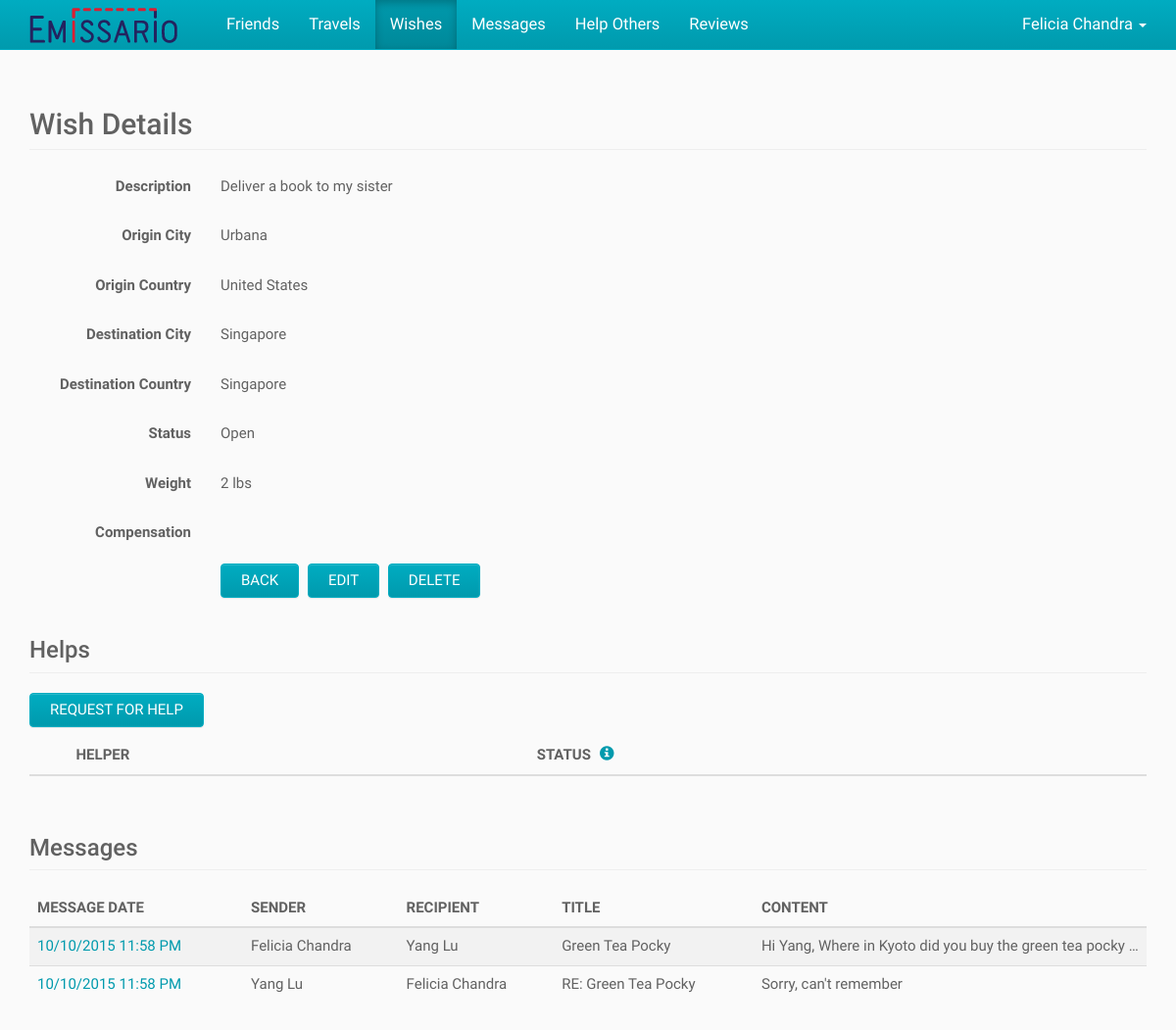
The app's page /index.php/wishes/view/1 (signed in) with its own data.
### tables this page shows
CREATE TABLE IF NOT EXISTS User (
	ID BIGINT NOT NULL AUTO_INCREMENT,
    First_Name VARCHAR(100) NOT NULL,
    Last_Name VARCHAR(100) NULL,
    Email VARCHAR(100) NOT NULL UNIQUE,
    `Password` CHAR(255) NOT NULL,
    City VARCHAR(100) NULL,
    State VARCHAR(100) NULL,
    Country VARCHAR(2) NULL,
    Phone VARCHAR(100) NULL,
    Created_On DATETIME NULL,
    Modified_On DATETIME NULL,
    PRIMARY KEY (ID)
);

CREATE TABLE IF NOT EXISTS Wish (
	ID BIGINT NOT NULL AUTO_INCREMENT,
    User_ID BIGINT NOT NULL,
    Description VARCHAR(1000) NOT NULL,
    Image BLOB NULL,
    Weight VARCHAR(50) NULL,
    Destination_City VARCHAR(100) NULL,
    Destination_Country VARCHAR(2) NULL,
    Max_Date DATE NULL,
    Compensation VARCHAR(100) NULL,
    Created_On DATETIME NULL,
    Modified_On DATETIME NULL,
    PRIMARY KEY (ID),
    FOREIGN KEY (User_ID) REFERENCES User (ID)
);

CREATE TABLE IF NOT EXISTS Country (
	Country_Code VARCHAR(2) NOT NULL,
    Country_Name VARCHAR(100) NOT NULL,
    Created_On DATETIME NULL,
    Modified_On DATETIME NULL,
    PRIMARY KEY (Country_Code)
);

CREATE TABLE IF NOT EXISTS Message (
	ID BIGINT NOT NULL AUTO_INCREMENT,
    Sender_ID BIGINT NOT NULL,
    Recipient_ID BIGINT NOT NULL,
    Title VARCHAR(255) NULL,
    Content VARCHAR(10000) NOT NULL,
    Unread BIT NOT NULL DEFAULT 1,
    Wish_ID BIGINT NULL,
    Created_On DATETIME NULL,
    Modified_On DATETIME NULL,
    PRIMARY KEY (ID),
    FOREIGN KEY (Sender_ID) REFERENCES User (ID),
    FOREIGN KEY (Recipient_ID) REFERENCES User (ID),
    FOREIGN KEY (Wish_ID) REFERENCES Wish (ID)
);

### application/controllers/wishes.php (called while the page is built, shortened)
<?php
class Wishes
{
	public function view($wishID)
	{
		$userID = $GLOBALS["beans"]->siteHelper->getSession("userID");
		$wish = $GLOBALS["beans"]->wishService->getWish($wishID, $userID);
		$messages = $GLOBALS["beans"]->messageService->getMessagesForWish($wishID, $userID);
		require APP . 'views/_templates/header.php';
		require APP . 'views/wishes/view.php';
		require APP . 'views/_templates/footer.php';
	}
}

### index.php (called while the page is built, shortened)
<?php
$app = new Application();

### application/core/service.php (called while the page is built)
<?php
class Service
{
	function __construct($model)
	{
		$this->model = $model;
	}
}

### application/core/model.php (called while the page is built)
<?php
class Model
{
	function __construct($db)
	{
		$this->db = $db;
	}
}

### application/models/userModel.php (called while the page is built, shortened)
<?php
class UserModel extends Model
{
	public function getUser($userID)
	{
		$sql = "SELECT User.*, Country.Country_Name, State.State_Name
				FROM User
				LEFT JOIN Country ON Country.Country_Code = User.Country
				LEFT JOIN State ON State.State_Code = User.State
				WHERE User.ID = :user_id";
		$parameters = array(":user_id" => $userID);
		return $GLOBALS["beans"]->queryHelper->getSingleRowObject($this->db, $sql, $parameters);
	}
}

### application/helpers/queryHelper.php (called while the page is built, shortened)
<?php
class QueryHelper
{
	public function getSingleRowObject($db, $sql, $parameters) {
		$query = $db->prepare($sql);
		$query->execute($parameters);
		$result = $query->fetch();
		return $result;
	}
}

### application/services/userService.php (called while the page is built, shortened)
<?php
class UserService extends Service
{
	public function getUser($userID)
	{
		return $this->model->getUser($userID);
	}
}

### application/models/wishModel.php (called while the page is built, shortened)
<?php
class WishModel extends Model
{
	public function getWish($wishID, $userID = "", $wishStatus = "")
	{
		$sql = "SELECT Wish.*,
					Orig_Country.Country_Name AS Origin_Country_Name,
					Dest_Country.Country_Name AS Destination_Country_Name
				FROM Wish
				LEFT JOIN Country Orig_Country ON Orig_Country.Country_Code = Wish.Origin_Country
				LEFT JOIN Country Dest_Country ON Dest_Country.Country_Code = Wish.Destination_Country
				WHERE Wish.ID = :wish_id";
		if (is_numeric($userID)) {
			$sql .= " AND Wish.User_ID = :user_id";
		}
		$parameters = array(':wish_id' => $wishID);
		if (is_numeric($userID)) {
			$parameters[":user_id"] = $userID;
		}
		return $GLOBALS["beans"]->queryHelper->getSingleRowObject($this->db, $sql, $parameters);
	}
}

### application/services/wishService.php (called while the page is built, shortened)
<?php
class WishService extends Service
{
	public function getWish($wishID, $userID = "", $wishStatus = "")
	{
		return $this->model->getWish($wishID, $userID, $wishStatus);
	}
}

### application/models/messageModel.php (called while the page is built, shortened)
<?php
class MessageModel extends Model
{
	public function getMessagesForWish($wishID, $userID = "")
	{
		$sql = "SELECT Message.*,
					Sender.First_name AS Sender_First_Name,
					Sender.Last_name AS Sender_Last_Name,
					Recipient.First_Name AS Recipient_First_Name,
					Recipient.Last_Name AS Recipient_Last_Name,
					DATE_FORMAT(Message.Created_On, '%m/%d/%Y %h:%i %p') AS Formatted_Created_On
				FROM Message
				INNER JOIN Wish ON Wish.ID = Message.Wish_ID
				INNER JOIN User Sender ON Sender.ID = Message.Sender_ID
				INNER JOIN User Recipient ON Recipient.ID = Message.Recipient_ID
				WHERE Message.Wish_ID = :wish_id";
		if (is_numeric($userID)) {
			$sql .= " AND (Wish.User_ID = :user_id
						OR Message.Recipient_ID = :user_id
						OR Message.Sender_ID = :user_id)";
		}
		$sql .= " ORDER BY Message.Created_On DESC";
		$parameters = array(":wish_id" => $wishID);
		if (is_numeric($userID))
		{
			$parameters[":user_id"] = $userID;
		}
		$query = $this->db->prepare($sql);
		$query->execute($parameters);
		return $query->fetchAll();
	}
}

### application/services/messageService.php (called while the page is built, shortened)
<?php
class MessageService extends Service
{
	public function getMessagesForWish($wishID, $userID = "")
	{
		return $this->model->getMessagesForWish($wishID, $userID);
	}
}

### application/views/wishes/view.php (the view, shortened to what this page needs)
<div class="container">
	<h2 class="page-header">Wish Details</h2>
	<div class="section form-horizontal">
		<div class="form-group">
			<label class="col-sm-2 control-label">Description</label>
			<div class="col-sm-10">
				<p class="form-control-static"><?php echo $wish->Description ?></p>
			</div>
		</div>
		<div class="form-group">
			<label class="col-sm-2 control-label">Origin City</label>
			<div class="col-sm-10">
				<p class="form-control-static"><?php echo $wish->Origin_City ?></p>
			</div>
		</div>
		<div class="form-group">
			<label class="col-sm-2 control-label">Origin Country</label>
			<div class="col-sm-10">
				<p class="form-control-static"><?php echo $wish->Origin_Country_Name ?></p>
			</div>
		</div>
		<div class="form-group">
			<label class="col-sm-2 control-label">Destination City</label>
			<div class="col-sm-10">
				<p class="form-control-static"><?php echo $wish->Destination_City ?></p>
			</div>
		</div>
		<div class="form-group">
			<label class="col-sm-2 control-label">Destination Country</label>
			<div class="col-sm-10">
				<p class="form-control-static"><?php echo $wish->Destination_Country_Name ?></p>
			</div>
		</div>
		<div class="form-group">
			<label class="col-sm-2 control-label">Status</label>
			<div class="col-sm-10">
				<p class="form-control-static"><?php echo $wish->Status ?></p>
			</div>
		</div>
		<div class="form-group">
			<label class="col-sm-2 control-label">Weight</label>
			<div class="col-sm-10">
				<p class="form-control-static"><?php echo $wish->Weight ?></p>
			</div>
		</div>
		<div class="form-group">
			<label class="col-sm-2 control-label">Compensation</label>
			<div class="col-sm-10">
				<p class="form-control-static"><?php echo $wish->Compensation ?></p>
			</div>
		</div>
		<div class="form-group">
			<div class="col-sm-offset-2 col-sm-10">
				<button type="button" id="back" class="btn btn-default">Back</button>
				<?php if (strcasecmp("Open", $wish->Status) == 0) { ?>
					<button type="button" id="edit" class="btn btn-default">Edit</button>
					<button type="button" id="delete" class="btn btn-default">Delete</button>
				<?php } elseif (strcasecmp("Helped", $wish->Status) == 0) { ?>
					<button type="button" id="close" class="btn btn-default">Close</button>
				<?php } ?>
			</div>
		</div>
	</div>
	<div class="section">
		<h3 class="page-header">Helps</h3>
		<?php if (strcasecmp("Open", $wish->Status) == 0) { ?>
			<div class="clearfix table-action">
				<button type="button" id="request" class="btn btn-default">Request for Help</button>
			</div>
		<?php } ?>
		<div class="table-responsive">
			<table class="table table-striped">
				<thead>
					<tr>
						<th width="1%">&nbsp;</th>
						<th width="1%">&nbsp;</th>
						<th>Helper</th>
						<th>
							Status
							<a id="statusInfo" tabindex="0" role="button" data-toggle="popover" class="info-button">
								<i class="glyphicon glyphicon-info-sign"></i>
							</a>
						</th>
					</tr>
				</thead>
			</table>
		</div>
	</div>
	<div class="section">
		<h3 class="page-header">Messages</h3>
		<div class="table-responsive">
			<table class="table table-striped">
				<thead>
					<tr>
						<th>Message Date</th>
						<th>Sender</th>
						<th>Recipient</th>
						<th>Title</th>
						<th>Content</th>
					</tr>
				</thead>
				<tbody>
					<?php foreach ($messages as $message) { ?>
						<tr>
							<td>
								<a href="<?php echo URL_WITH_INDEX_FILE . "messages/view/" . $message->ID; ?>">
									<?php echo $message->Formatted_Created_On ?>
								</a>
							</td>
							<td><?php echo $message->Sender_First_Name . " " . $message->Sender_Last_Name ?></td>
							<td><?php echo $message->Recipient_First_Name . " " . $message->Recipient_Last_Name ?></td>
							<td><?php echo $message->Title ?></td>
							<td class="truncate"><?php echo $message->Content ?></td>
						</tr>
					<?php } ?>
				</tbody>
			</table>
		</div>
	</div>
</div>

### application/views/_templates/header.php (shortened to what this page needs)
<?php
$activeView = "";
if (array_key_exists("PATH_INFO", $_SERVER)) {
	$pathInfoArray = explode("/", $_SERVER["PATH_INFO"]);
	$activeView = $pathInfoArray[1];
}
if (!isset($user)) {
	$user = $GLOBALS["beans"]->userService->getUser($userID);
}
if (!isset($displayNavbar)) {
	$displayNavbar = true;
}
?><!DOCTYPE html>
<html lang="en">
<head>
	<link href="<?php echo URL; ?>public/css/bootstrap.css" rel="stylesheet">
	<link href="<?php echo URL; ?>public/css/bootstrap-theme.css" rel="stylesheet">
	<link href="<?php echo URL; ?>public/css/bootstrap-datepicker3.css" rel="stylesheet">
</head>
<body>
<?php if ($displayNavbar) { ?>
	<nav class="navbar navbar-inverse navbar-fixed-top">
		<div class="container">
			<div class="navbar-header">
				<a class="navbar-brand" href="<?php echo URL_WITH_INDEX_FILE; ?>">
					<img alt="Emissario" src="<?php echo URL; ?>public/img/logo.png" />
				</a>
			</div>
			<?php if (is_numeric($userID)) { ?>
				<div id="navbar" class="navbar-collapse collapse">
					<ul class="nav navbar-nav navbar-left">
						<?php echo $GLOBALS["beans"]->siteHelper->getNavigationHTML($activeView); ?>
					</ul>
					<ul class="nav navbar-nav navbar-right">
						<li class="dropdown">
							<a class="dropdown-toggle" href="#!" aria-expanded="false" aria-haspopup="true" role="button" data-toggle="dropdown">
								<?php echo $user->First_Name . " " . $user->Last_Name ?>
								<span class="caret"></span>
							</a>
						</li>
					</ul>
				</div>
			<?php } ?>
		</div>
	</nav>
<?php } ?>

### records on screen
user: First_Name "Felicia", Last_Name "Chandra"
wish: Description "Deliver a book to my sister", Origin_City "Urbana", country.Country_Name "United States", Destination_City "Singapore", country.Country_Name "Singapore", Status "Open", Weight "2 lbs"
message: Formatted_Created_On "10/10/2015 11:58 PM", Sender_ID.First_Name "Felicia", Sender_ID.Last_Name "Chandra", Recipient_ID.First_Name "Yang", Recipient_ID.Last_Name "Lu", Title "Green Tea Pocky", Content "Hi Yang, Where in Kyoto did you buy the green tea pocky…"
message: Formatted_Created_On "10/10/2015 11:58 PM", Sender_ID.First_Name "Yang", Sender_ID.Last_Name "Lu", Recipient_ID.First_Name "Felicia", Recipient_ID.Last_Name "Chandra", Title "RE: Green Tea Pocky", Content "Sorry, can't remember"

### other values on screen
$viewTitle "Friends"
$viewTitle "Travels"
$viewTitle "Wishes"
$viewTitle "Messages"
$viewTitle "Help Others"
$viewTitle "Reviews"
